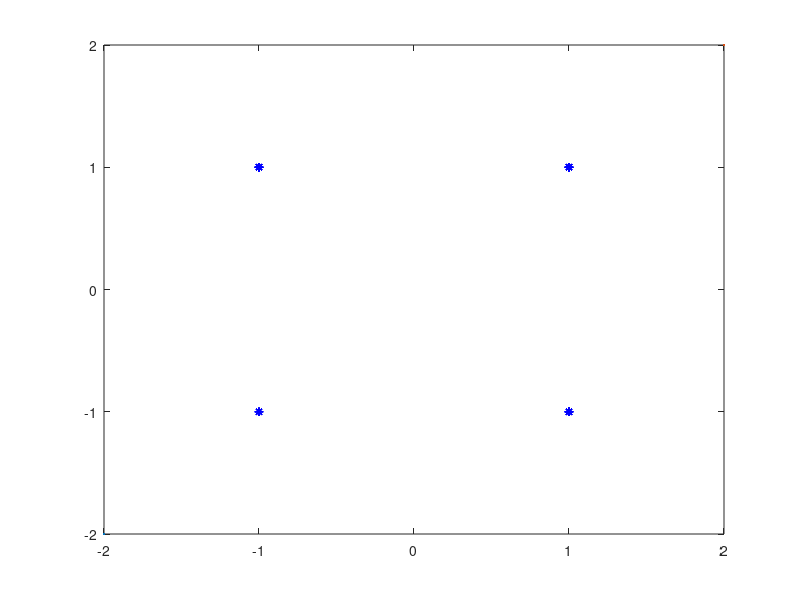

Reproduce this figure in MATLAB.
clear
clc
% Deklarasi Variable
M = 4 %ordo modulasi QAM
%I = 4 %interval pilot insertion

% Pembangkitan Data
a = randi([0 3],4,16);
b = randi([2 2],4,4);

d_qam = qammod(a,M)

% Lokasi
[acb,ack] = size(a);
[bcb,bck] = size(b);

z_a = 1;
z_b = 1; 

% Loop Pilot Insertion

for i=1:ack+bck
  if mod(i,ack/bck) == 0 
    if z_b != bck
      c(:,i) = b(:,z_b)
      z_b++;
    end
  else
    c(:,i) = d_qam(:,z_a) 
    z_a++;
  end
end

% Plot 
figure(1)
plot(d_qam,"b*",-2,-2,2,2)

figure(2)